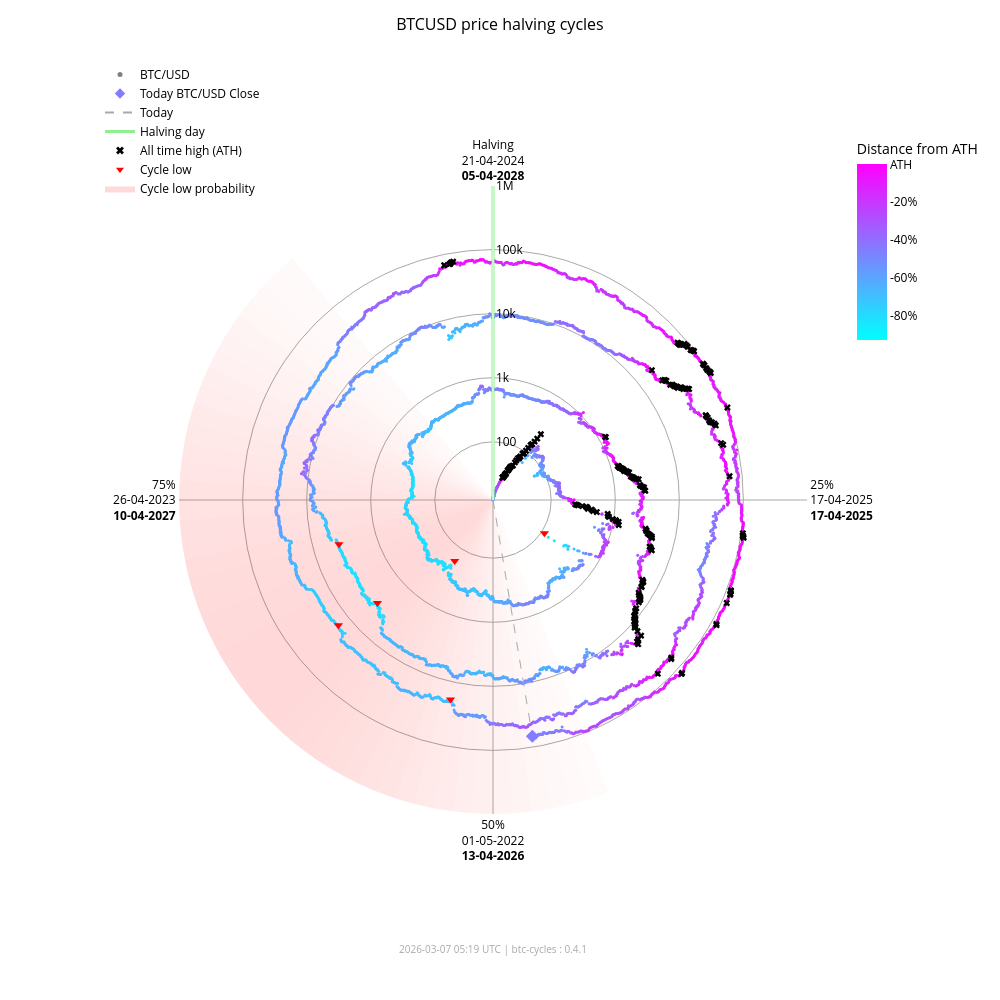

Write notebook code for a chart like this one.
### Markdown cell above
### Interactive chart (plotly)

### Code cell
fig_interactive = btc.plot(
    kind="interactive",
    from_date="2012-11-28",
)
# plotly config for interactivity
config = {"scrollZoom": True, "displayModeBar": True}
# display in notebook
fig_interactive.show(config=config)

### Figure 1 — Plotly figure (JSON) as saved in the notebook; plotly's stock layout.template omitted (floating-point values rounded to 4 significant figures; data arrays with more than 128 entries replaced by an {"elided": "..."} marker saying what was removed)
{"data": [{"fill": "toself", "fillcolor": "rgba(255,0,0,0.017168280509461755)", "hoverinfo": "skip", "line": {"width": 0}, "mode": "lines", "r": [12.35, 1000000, 1000000, 12.35, 12.35], "showlegend": false, "theta": [158.4, 158.4, 162.0, 162.0, 158.4], "type": "scatterpolar"}, {"fill": "toself", "fillcolor": "rgba(255,0,0,0.022114794501891175)", "hoverinfo": "skip", "line": {"width": 0}, "mode": "lines", "r": [12.35, 1000000, 1000000, 12.35, 12.35], "showlegend": false, "theta": [162.0, 162.0, 165.6, 165.6, 162.0], "type": "scatterpolar"}, {"fill": "toself", "fillcolor": "rgba(255,0,0,0.02790404259511669)", "hoverinfo": "skip", "line": {"width": 0}, "mode": "lines", "r": [12.35, 1000000, 1000000, 12.35, 12.35], "showlegend": false, "theta": [165.6, 165.6, 169.2, 169.2, 165.6], "type": "scatterpolar"}, {"fill": "toself", "fillcolor": "rgba(255,0,0,0.034518294852420334)", "hoverinfo": "skip", "line": {"width": 0}, "mode": "lines", "r": [12.35, 1000000, 1000000, 12.35, 12.35], "showlegend": false, "theta": [169.2, 169.2, 172.8, 172.8, 169.2], "type": "scatterpolar"}, {"fill": "toself", "fillcolor": "rgba(255,0,0,0.041901979682821514)", "hoverinfo": "skip", "line": {"width": 0}, "mode": "lines", "r": [12.35, 1000000, 1000000, 12.35, 12.35], "showlegend": false, "theta": [172.8, 172.8, 176.4, 176.4, 172.8], "type": "scatterpolar"}, {"fill": "toself", "fillcolor": "rgba(255,0,0,0.04996405861294358)", "hoverinfo": "skip", "line": {"width": 0}, "mode": "lines", "r": [12.35, 1000000, 1000000, 12.35, 12.35], "showlegend": false, "theta": [176.4, 176.4, 180.0, 180.0, 176.4], "type": "scatterpolar"}, {"fill": "toself", "fillcolor": "rgba(255,0,0,0.05858349692240514)", "hoverinfo": "skip", "line": {"width": 0}, "mode": "lines", "r": [12.35, 1000000, 1000000, 12.35, 12.35], "showlegend": false, "theta": [180.0, 180.0, 183.6, 183.6, 180.0], "type": "scatterpolar"}, {"fill": "toself", "fillcolor": "rgba(255,0,0,0.06761662035375064)", "hoverinfo": "skip", "line": {"width": 0}, "mode": "lines", "r": [12.35, 1000000, 1000000, 12.35, 12.35], "showlegend": false, "theta": [183.6, 183.6, 187.2, 187.2, 183.6], "type": "scatterpolar"}, {"fill": "toself", "fillcolor": "rgba(255,0,0,0.07690481219944661)", "hoverinfo": "skip", "line": {"width": 0}, "mode": "lines", "r": [12.35, 1000000, 1000000, 12.35, 12.35], "showlegend": false, "theta": [187.2, 187.2, 190.8, 190.8, 187.2], "type": "scatterpolar"}, {"fill": "toself", "fillcolor": "rgba(255,0,0,0.08628112000611096)", "hoverinfo": "skip", "line": {"width": 0}, "mode": "lines", "r": [12.35, 1000000, 1000000, 12.35, 12.35], "showlegend": false, "theta": [190.8, 190.8, 194.4, 194.4, 190.8], "type": "scatterpolar"}, {"fill": "toself", "fillcolor": "rgba(255,0,0,0.09557490841018089)", "hoverinfo": "skip", "line": {"width": 0}, "mode": "lines", "r": [12.35, 1000000, 1000000, 12.35, 12.35], "showlegend": false, "theta": [194.4, 194.4, 198.0, 198.0, 194.4], "type": "scatterpolar"}, {"fill": "toself", "fillcolor": "rgba(255,0,0,0.10461455782963762)", "hoverinfo": "skip", "line": {"width": 0}, "mode": "lines", "r": [12.35, 1000000, 1000000, 12.35, 12.35], "showlegend": false, "theta": [198.0, 198.0, 201.6, 201.6, 198.0], "type": "scatterpolar"}, {"fill": "toself", "fillcolor": "rgba(255,0,0,0.11322908719652829)", "hoverinfo": "skip", "line": {"width": 0}, "mode": "lines", "r": [12.35, 1000000, 1000000, 12.35, 12.35], "showlegend": false, "theta": [201.6, 201.6, 205.2, 205.2, 201.6], "type": "scatterpolar"}, {"fill": "toself", "fillcolor": "rgba(255,0,0,0.12125015337052986)", "hoverinfo": "skip", "line": {"width": 0}, "mode": "lines", "r": [12.35, 1000000, 1000000, 12.35, 12.35], "showlegend": false, "theta": [205.2, 205.2, 208.8, 208.8, 205.2], "type": "scatterpolar"}, {"fill": "toself", "fillcolor": "rgba(255,0,0,0.12851590515331976)", "hoverinfo": "skip", "line": {"width": 0}, "mode": "lines", "r": [12.35, 1000000, 1000000, 12.35, 12.35], "showlegend": false, "theta": [208.8, 208.8, 212.4, 212.4, 208.8], "type": "scatterpolar"}, {"fill": "toself", "fillcolor": "rgba(255,0,0,0.13487757461161184)", "hoverinfo": "skip", "line": {"width": 0}, "mode": "lines", "r": [12.35, 1000000, 1000000, 12.35, 12.35], "showlegend": false, "theta": [212.4, 212.4, 216.0, 216.0, 212.4], "type": "scatterpolar"}, {"fill": "toself", "fillcolor": "rgba(255,0,0,0.14020862181849592)", "hoverinfo": "skip", "line": {"width": 0}, "mode": "lines", "r": [12.35, 1000000, 1000000, 12.35, 12.35], "showlegend": false, "theta": [216.0, 216.0, 219.6, 219.6, 216.0], "type": "scatterpolar"}, {"fill": "toself", "fillcolor": "rgba(255,0,0,0.14441504950654527)", "hoverinfo": "skip", "line": {"width": 0}, "mode": "lines", "r": [12.35, 1000000, 1000000, 12.35, 12.35], "showlegend": false, "theta": [219.6, 219.6, 223.2, 223.2, 219.6], "type": "scatterpolar"}, {"fill": "toself", "fillcolor": "rgba(255,0,0,0.14744459351271713)", "hoverinfo": "skip", "line": {"width": 0}, "mode": "lines", "r": [12.35, 1000000, 1000000, 12.35, 12.35], "showlegend": false, "theta": [223.2, 223.2, 226.8, 226.8, 223.2], "type": "scatterpolar"}, {"fill": "toself", "fillcolor": "rgba(255,0,0,0.14929223192296423)", "hoverinfo": "skip", "line": {"width": 0}, "mode": "lines", "r": [12.35, 1000000, 1000000, 12.35, 12.35], "showlegend": false, "theta": [226.8, 226.8, 230.4, 230.4, 226.8], "type": "scatterpolar"}, {"fill": "toself", "fillcolor": "rgba(255,0,0,0.15)", "hoverinfo": "skip", "line": {"width": 0}, "mode": "lines", "r": [12.35, 1000000, 1000000, 12.35, 12.35], "showlegend": false, "theta": [230.4, 230.4, 234.0, 234.0, 230.4], "type": "scatterpolar"}, {"fill": "toself", "fillcolor": "rgba(255,0,0,0.14965033825231114)", "hoverinfo": "skip", "line": {"width": 0}, "mode": "lines", "r": [12.35, 1000000, 1000000, 12.35, 12.35], "showlegend": false, "theta": [234.0, 234.0, 237.6, 237.6, 234.0], "type": "scatterpolar"}, {"fill": "toself", "fillcolor": "rgba(255,0,0,0.14835378057909807)", "hoverinfo": "skip", "line": {"width": 0}, "mode": "lines", "r": [12.35, 1000000, 1000000, 12.35, 12.35], "showlegend": false, "theta": [237.6, 237.6, 241.2, 241.2, 237.6], "type": "scatterpolar"}, {"fill": "toself", "fillcolor": "rgba(255,0,0,0.14623322283554635)", "hoverinfo": "skip", "line": {"width": 0}, "mode": "lines", "r": [12.35, 1000000, 1000000, 12.35, 12.35], "showlegend": false, "theta": [241.2, 241.2, 244.8, 244.8, 241.2], "type": "scatterpolar"}, {"fill": "toself", "fillcolor": "rgba(255,0,0,0.1434078538226231)", "hoverinfo": "skip", "line": {"width": 0}, "mode": "lines", "r": [12.35, 1000000, 1000000, 12.35, 12.35], "showlegend": false, "theta": [244.8, 244.8, 248.4, 248.4, 244.8], "type": "scatterpolar"}, {"fill": "toself", "fillcolor": "rgba(255,0,0,0.13997983179373427)", "hoverinfo": "skip", "line": {"width": 0}, "mode": "lines", "r": [12.35, 1000000, 1000000, 12.35, 12.35], "showlegend": false, "theta": [248.4, 248.4, 252.0, 252.0, 248.4], "type": "scatterpolar"}, {"fill": "toself", "fillcolor": "rgba(255,0,0,0.13602598258454268)", "hoverinfo": "skip", "line": {"width": 0}, "mode": "lines", "r": [12.35, 1000000, 1000000, 12.35, 12.35], "showlegend": false, "theta": [252.0, 252.0, 255.6, 255.6, 252.0], "type": "scatterpolar"}, {"fill": "toself", "fillcolor": "rgba(255,0,0,0.13159547355344953)", "hoverinfo": "skip", "line": {"width": 0}, "mode": "lines", "r": [12.35, 1000000, 1000000, 12.35, 12.35], "showlegend": false, "theta": [255.6, 255.6, 259.2, 259.2, 255.6], "type": "scatterpolar"}, {"fill": "toself", "fillcolor": "rgba(255,0,0,0.12671301775492697)", "hoverinfo": "skip", "line": {"width": 0}, "mode": "lines", "r": [12.35, 1000000, 1000000, 12.35, 12.35], "showlegend": false, "theta": [259.2, 259.2, 262.8, 262.8, 259.2], "type": "scatterpolar"}, {"fill": "toself", "fillcolor": "rgba(255,0,0,0.12138610149219965)", "hoverinfo": "skip", "line": {"width": 0}, "mode": "lines", "r": [12.35, 1000000, 1000000, 12.35, 12.35], "showlegend": false, "theta": [262.8, 262.8, 266.4, 266.4, 262.8], "type": "scatterpolar"}, {"fill": "toself", "fillcolor": "rgba(255,0,0,0.1156142551644921)", "hoverinfo": "skip", "line": {"width": 0}, "mode": "lines", "r": [12.35, 1000000, 1000000, 12.35, 12.35], "showlegend": false, "theta": [266.4, 266.4, 270.0, 270.0, 266.4], "type": "scatterpolar"}, {"fill": "toself", "fillcolor": "rgba(255,0,0,0.10939851441251548)", "hoverinfo": "skip", "line": {"width": 0}, "mode": "lines", "r": [12.35, 1000000, 1000000, 12.35, 12.35], "showlegend": false, "theta": [270.0, 270.0, 273.6, 273.6, 270.0], "type": "scatterpolar"}, {"fill": "toself", "fillcolor": "rgba(255,0,0,0.10274974912946185)", "hoverinfo": "skip", "line": {"width": 0}, "mode": "lines", "r": [12.35, 1000000, 1000000, 12.35, 12.35], "showlegend": false, "theta": [273.6, 273.6, 277.2, 277.2, 273.6], "type": "scatterpolar"}, {"fill": "toself", "fillcolor": "rgba(255,0,0,0.09569517349791425)", "hoverinfo": "skip", "line": {"width": 0}, "mode": "lines", "r": [12.35, 1000000, 1000000, 12.35, 12.35], "showlegend": false, "theta": [277.2, 277.2, 280.8, 280.8, 277.2], "type": "scatterpolar"}, {"fill": "toself", "fillcolor": "rgba(255,0,0,0.08828282625646727)", "hoverinfo": "skip", "line": {"width": 0}, "mode": "lines", "r": [12.35, 1000000, 1000000, 12.35, 12.35], "showlegend": false, "theta": [280.8, 280.8, 284.4, 284.4, 280.8], "type": "scatterpolar"}, {"fill": "toself", "fillcolor": "rgba(255,0,0,0.08058400018765345)", "hoverinfo": "skip", "line": {"width": 0}, "mode": "lines", "r": [12.35, 1000000, 1000000, 12.35, 12.35], "showlegend": false, "theta": [284.4, 284.4, 288.0, 288.0, 284.4], "type": "scatterpolar"}, {"fill": "toself", "fillcolor": "rgba(255,0,0,0.07269354608292704)", "hoverinfo": "skip", "line": {"width": 0}, "mode": "lines", "r": [12.35, 1000000, 1000000, 12.35, 12.35], "showlegend": false, "theta": [288.0, 288.0, 291.6, 291.6, 288.0], "type": "scatterpolar"}, {"fill": "toself", "fillcolor": "rgba(255,0,0,0.06472784449068783)", "hoverinfo": "skip", "line": {"width": 0}, "mode": "lines", "r": [12.35, 1000000, 1000000, 12.35, 12.35], "showlegend": false, "theta": [291.6, 291.6, 295.2, 295.2, 291.6], "type": "scatterpolar"}, {"fill": "toself", "fillcolor": "rgba(255,0,0,0.05682021976743955)", "hoverinfo": "skip", "line": {"width": 0}, "mode": "lines", "r": [12.35, 1000000, 1000000, 12.35, 12.35], "showlegend": false, "theta": [295.2, 295.2, 298.8, 298.8, 295.2], "type": "scatterpolar"}, {"fill": "toself", "fillcolor": "rgba(255,0,0,0.04911378436707333)", "hoverinfo": "skip", "line": {"width": 0}, "mode": "lines", "r": [12.35, 1000000, 1000000, 12.35, 12.35], "showlegend": false, "theta": [298.8, 298.8, 302.4, 302.4, 298.8], "type": "scatterpolar"}, {"fill": "toself", "fillcolor": "rgba(255,0,0,0.04175213714896469)", "hoverinfo": "skip", "line": {"width": 0}, "mode": "lines", "r": [12.35, 1000000, 1000000, 12.35, 12.35], "showlegend": false, "theta": [302.4, 302.4, 306.0, 306.0, 302.4], "type": "scatterpolar"}, {"fill": "toself", "fillcolor": "rgba(255,0,0,0.034868865657538876)", "hoverinfo": "skip", "line": {"width": 0}, "mode": "lines", "r": [12.35, 1000000, 1000000, 12.35, 12.35], "showlegend": false, "theta": [306.0, 306.0, 309.6, 309.6, 306.0], "type": "scatterpolar"}, {"fill": "toself", "fillcolor": "rgba(255,0,0,0.02857722515334582)", "hoverinfo": "skip", "line": {"width": 0}, "mode": "lines", "r": [12.35, 1000000, 1000000, 12.35, 12.35], "showlegend": false, "theta": [309.6, 309.6, 313.2, 313.2, 309.6], "type": "scatterpolar"}, {"fill": "toself", "fillcolor": "rgba(255,0,0,0.022961515313555197)", "hoverinfo": "skip", "line": {"width": 0}, "mode": "lines", "r": [12.35, 1000000, 1000000, 12.35, 12.35], "showlegend": false, "theta": [313.2, 313.2, 316.8, 316.8, 313.2], "type": "scatterpolar"}, {"fill": "toself", "fillcolor": "rgba(255,0,0,0.01807146942917362)", "hoverinfo": "skip", "line": {"width": 0}, "mode": "lines", "r": [12.35, 1000000, 1000000, 12.35, 12.35], "showlegend": false, "theta": [316.8, 316.8, 320.4, 320.4, 316.8], "type": "scatterpolar"}, {"hoverinfo": "text", "marker": {"color": {"elided": "4848 str values"}, "size": 3}, "mode": "markers", "r": {"elided": "4848 float values"}, "showlegend": false, "text": {"elided": "4848 str values"}, "theta": {"elided": "4848 float values"}, "type": "scatterpolar"}, {"hoverinfo": "skip", "line": {"color": "lightgreen", "width": 3}, "mode": "lines", "r": [12.35, 1000000], "showlegend": false, "theta": [0, 0], "type": "scatterpolar"}, {"hoverinfo": "skip", "line": {"color": "darkgrey", "dash": "dash", "width": 1}, "mode": "lines", "r": [12.35, 67950.0], "showlegend": false, "theta": [170.5, 170.5], "type": "scatterpolar"}, {"hoverinfo": "text", "marker": {"color": "#827dff", "size": 10, "symbol": "diamond"}, "mode": "markers", "r": [67950.0], "showlegend": false, "text": ["Today<br>Date: 2026-03-07<br>Price: $67,948.63"], "theta": [170.5], "type": "scatterpolar"}, {"hoverinfo": "text", "marker": {"color": "black", "size": 6, "symbol": "x"}, "mode": "markers", "r": {"elided": "195 float values"}, "showlegend": false, "text": {"elided": "195 str values"}, "theta": {"elided": "195 float values"}, "type": "scatterpolar"}, {"hoverinfo": "text", "marker": {"color": "red", "size": 8, "symbol": "triangle-down"}, "mode": "markers", "r": [111.6, 164.9, 3233.0, 3925.0, 18950.0, 15760.0], "showlegend": false, "text": ["Cycle Low<br>Date: 2014-02-21<br>Price: $111.56<br>ATH distance: -91.0%", "Cycle Low<br>Date: 2015-01-14<br>Price: $164.92<br>ATH distance: -86.7%", "Cycle Low<br>Date: 2018-12-15<br>Price: $3,232.51<br>ATH distance: -83.3%", "Cycle Low<br>Date: 2019-03-25<br>Price: $3,924.55<br>ATH distance: -79.7%", "Cycle Low<br>Date: 2022-06-18<br>Price: $18,954.25<br>ATH distance: -71.9%", "Cycle Low<br>Date: 2022-11-21<br>Price: $15,760.19<br>ATH distance: -76.7%"], "theta": [122.8, 212.1, 228.3, 254.0, 192.0, 231.0], "type": "scatterpolar"}, {"marker": {"color": "grey", "size": 5}, "mode": "markers", "name": "BTC/USD", "r": [null], "theta": [null], "type": "scatterpolar"}, {"marker": {"color": "#827dff", "size": 8, "symbol": "diamond"}, "mode": "markers", "name": "Today BTC/USD Close", "r": [null], "theta": [null], "type": "scatterpolar"}, {"line": {"color": "darkgrey", "dash": "dash"}, "mode": "lines", "name": "Today", "r": [null], "theta": [null], "type": "scatterpolar"}, {"line": {"color": "lightgreen", "width": 3}, "mode": "lines", "name": "Halving day", "r": [null], "theta": [null], "type": "scatterpolar"}, {"marker": {"color": "black", "size": 7, "symbol": "x"}, "mode": "markers", "name": "All time high (ATH)", "r": [null], "theta": [null], "type": "scatterpolar"}, {"marker": {"color": "red", "size": 7, "symbol": "triangle-down"}, "mode": "markers", "name": "Cycle low", "r": [null], "theta": [null], "type": "scatterpolar"}, {"fill": "toself", "fillcolor": "rgba(255,0,0,0.15)", "line": {"width": 0}, "mode": "lines", "name": "Cycle low probability", "r": [null], "theta": [null], "type": "scatterpolar"}, {"hoverinfo": "skip", "marker": {"cmax": 0, "cmin": -0.9307, "color": [0], "colorbar": {"len": 0.25, "ticktext": ["ATH", "-20%", "-40%", "-60%", "-80%", "-100%"], "tickvals": [0, -0.2, -0.4, -0.6, -0.8, -1.0], "title": {"text": "Distance from ATH"}, "x": 0.95, "y": 0.92, "yanchor": "top"}, "colorscale": {"elided": "256x2 mixed values"}, "showscale": true, "size": 0}, "mode": "markers", "r": [null], "showlegend": false, "theta": [null], "type": "scatterpolar"}], "layout": {"annotations": [{"font": {"color": "darkgrey", "size": 10}, "showarrow": false, "text": "2026-03-07 05:19 UTC | btc-cycles : 0.4.1", "x": 0.5, "xref": "paper", "y": -0.02, "yref": "paper"}], "font": {"color": "black"}, "height": 1000, "legend": {"bgcolor": "rgba(0,0,0,0)", "font": {"color": "black"}, "x": 0.0, "y": 1.0}, "margin": {"b": 60, "l": 100, "r": 80, "t": 60}, "paper_bgcolor": "white", "plot_bgcolor": "white", "polar": {"angularaxis": {"color": "black", "direction": "clockwise", "gridcolor": "darkgrey", "rotation": 90, "ticktext": ["Halving<br>21-04-2024<br><b>05-04-2028</b>", "25%<br>17-04-2025<br><b>17-04-2025</b>", "50%<br>01-05-2022<br><b>13-04-2026</b>", "75%<br>26-04-2023<br><b>10-04-2027</b>"], "tickvals": [0, 90, 180, 270]}, "bgcolor": "white", "domain": {"x": [0.1, 0.9], "y": [0.05, 0.95]}, "radialaxis": {"angle": 90, "color": "black", "gridcolor": "darkgrey", "range": [1.092, 6.0], "tickangle": 90, "ticktext": ["100", "1k", "10k", "100k", "1M"], "tickvals": [100, 1000, 10000, 100000, 1000000], "type": "log"}}, "title": {"font": {"color": "black", "size": 16}, "text": "BTCUSD price halving cycles", "x": 0.5}, "width": 1000}}
